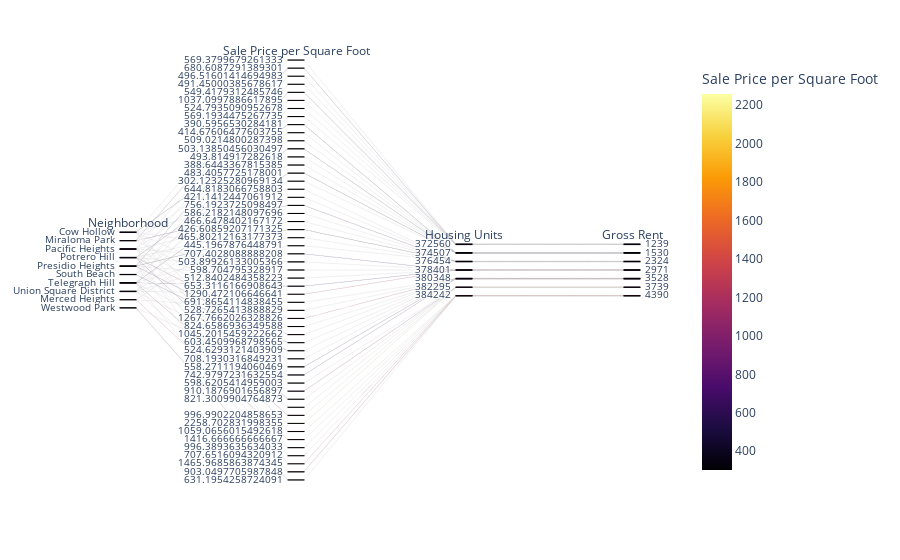

Write notebook code for a chart like this one.
### Markdown cell above
### Create a parallel coordinates plot and parallel categories plot of most expensive neighborhoods in San Francisco per year

### Code cell
# Parallel Categories Plot
px.parallel_categories(
    df_expensive_neighborhoods_per_year,
    dimensions=["neighborhood", "sale_price_sqr_foot", "housing_units", "gross_rent"],
    color="sale_price_sqr_foot",
    color_continuous_scale=px.colors.sequential.Inferno,
    labels={
        "neighborhood": "Neighborhood",
        "sale_price_sqr_foot": "Sale Price per Square Foot",
        "housing_units": "Housing Units",
        "gross_rent": "Gross Rent",
    },
)

### Figure 1 — Plotly figure (JSON) as saved in the notebook; plotly's stock layout.template omitted (floating-point values rounded to 4 significant figures)
{"data": [{"dimensions": [{"label": "Neighborhood", "values": ["Cow Hollow", "Miraloma Park", "Pacific Heights", "Potrero Hill", "Presidio Heights", "South Beach", "Telegraph Hill", "Union Square District", "Cow Hollow", "Miraloma Park", "Pacific Heights", "Potrero Hill", "Presidio Heights", "South Beach", "Telegraph Hill", "Union Square District", "Cow Hollow", "Merced Heights", "Miraloma Park", "Pacific Heights", "Potrero Hill", "Presidio Heights", "Telegraph Hill", "Union Square District", "Cow Hollow", "Pacific Heights", "Potrero Hill", "Presidio Heights", "Telegraph Hill", "Union Square District", "Cow Hollow", "Merced Heights", "Miraloma Park", "Pacific Heights", "Potrero Hill", "Presidio Heights", "South Beach", "Telegraph Hill", "Union Square District", "Westwood Park", "Cow Hollow", "Pacific Heights", "Potrero Hill", "Presidio Heights", "Telegraph Hill", "Union Square District", "Cow Hollow", "Merced Heights", "Pacific Heights", "Potrero Hill", "Presidio Heights", "Telegraph Hill", "Westwood Park"]}, {"label": "Sale Price per Square Foot", "values": [569.4, 680.6, 496.5, 491.5, 549.4, 1037.0, 524.8, 569.2, 390.6, 414.7, 509.0, 503.1, 493.8, 388.6, 483.4, 302.1, 644.8, 421.1, 756.2, 586.2, 466.6, 426.6, 465.8, 445.2, 707.4, 503.9, 598.7, 512.8, 653.3, 1290.0, 691.9, 528.7, 1268.0, 824.7, 1045.0, 603.5, 524.6, 708.2, 558.3, 743.0, 598.6, 910.2, 821.3, null, 997.0, 2259.0, 1059.0, 1417.0, 996.4, 707.7, 1466.0, 903.0, 631.2]}, {"label": "Housing Units", "values": [372560, 372560, 372560, 372560, 372560, 372560, 372560, 372560, 374507, 374507, 374507, 374507, 374507, 374507, 374507, 374507, 376454, 376454, 376454, 376454, 376454, 376454, 376454, 376454, 378401, 378401, 378401, 378401, 378401, 378401, 380348, 380348, 380348, 380348, 380348, 380348, 380348, 380348, 380348, 380348, 382295, 382295, 382295, 382295, 382295, 382295, 384242, 384242, 384242, 384242, 384242, 384242, 384242]}, {"label": "Gross Rent", "values": [1239, 1239, 1239, 1239, 1239, 1239, 1239, 1239, 1530, 1530, 1530, 1530, 1530, 1530, 1530, 1530, 2324, 2324, 2324, 2324, 2324, 2324, 2324, 2324, 2971, 2971, 2971, 2971, 2971, 2971, 3528, 3528, 3528, 3528, 3528, 3528, 3528, 3528, 3528, 3528, 3739, 3739, 3739, 3739, 3739, 3739, 4390, 4390, 4390, 4390, 4390, 4390, 4390]}], "domain": {"x": [0, 1], "y": [0, 1]}, "line": {"color": [569.4, 680.6, 496.5, 491.5, 549.4, 1037.0, 524.8, 569.2, 390.6, 414.7, 509.0, 503.1, 493.8, 388.6, 483.4, 302.1, 644.8, 421.1, 756.2, 586.2, 466.6, 426.6, 465.8, 445.2, 707.4, 503.9, 598.7, 512.8, 653.3, 1290.0, 691.9, 528.7, 1268.0, 824.7, 1045.0, 603.5, 524.6, 708.2, 558.3, 743.0, 598.6, 910.2, 821.3, null, 997.0, 2259.0, 1059.0, 1417.0, 996.4, 707.7, 1466.0, 903.0, 631.2], "coloraxis": "coloraxis"}, "name": "", "type": "parcats"}], "layout": {"coloraxis": {"colorbar": {"title": {"text": "Sale Price per Square Foot"}}, "colorscale": [[0, "#000004"], [0.1111, "#1b0c41"], [0.2222, "#4a0c6b"], [0.3333, "#781c6d"], [0.4444, "#a52c60"], [0.5556, "#cf4446"], [0.6667, "#ed6925"], [0.7778, "#fb9b06"], [0.8889, "#f7d13d"], [1, "#fcffa4"]]}, "legend": {"tracegroupgap": 0}, "margin": {"t": 60}}}
